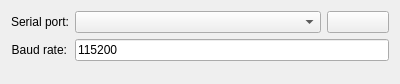
<?xml version="1.0" encoding="UTF-8"?>
<ui version="4.0">
 <class>SerialDataSourceConfigWidget</class>
 <widget class="QWidget" name="SerialDataSourceConfigWidget">
    <property name="geometry">
   <rect>
    <x>0</x>
    <y>0</y>
    <width>400</width>
    <height>84</height>
   </rect>
  </property>
  <property name="windowTitle">
   <string>Serial Data Source Configuration</string>
  </property>
  <layout class="QFormLayout" name="formLayout">
   <item row="0" column="0">
    <widget class="QLabel" name="label1">
     <property name="text">
      <string>Serial port:</string>
     </property>
     <property name="alignment">
      <set>Qt::AlignRight|Qt::AlignTrailing|Qt::AlignVCenter</set>
     </property>
    </widget>
   </item>
   <item row="0" column="1">
    <layout class="QHBoxLayout" name="horizontalLayout" stretch="4,1">
     <item>
      <widget class="QComboBox" name="serialPortsComboBox">
       <property name="toolTip">
        <string>List of available serial ports</string>
       </property>
      </widget>
     </item>
     <item>
      <widget class="QPushButton" name="rescanSerialPortsButton">
       <property name="toolTip">
        <string>Rescan serial ports</string>
       </property>
       <property name="text">
        <string/>
       </property>
       <property name="icon">
        <iconset theme="view-refresh"/>
       </property>
      </widget>
     </item>
    </layout>
   </item>
   <item row="1" column="0">
    <widget class="QLabel" name="label2">
     <property name="text">
      <string>Baud rate:</string>
     </property>
     <property name="alignment">
      <set>Qt::AlignRight|Qt::AlignTrailing|Qt::AlignVCenter</set>
     </property>
    </widget>
   </item>
   <item row="1" column="1">
    <widget class="QLineEdit" name="baudRateTextField">
     <property name="text">
      <string>115200</string>
     </property>
    </widget>
   </item>
  </layout>
 </widget>
 <tabstops>
  <tabstop>serialPortsComboBox</tabstop>
  <tabstop>rescanSerialPortsButton</tabstop>
  <tabstop>baudRateTextField</tabstop>
 </tabstops>
 <resources>
  <include location="biogui.qrc"/>
 </resources>
 <connections/>
</ui>
